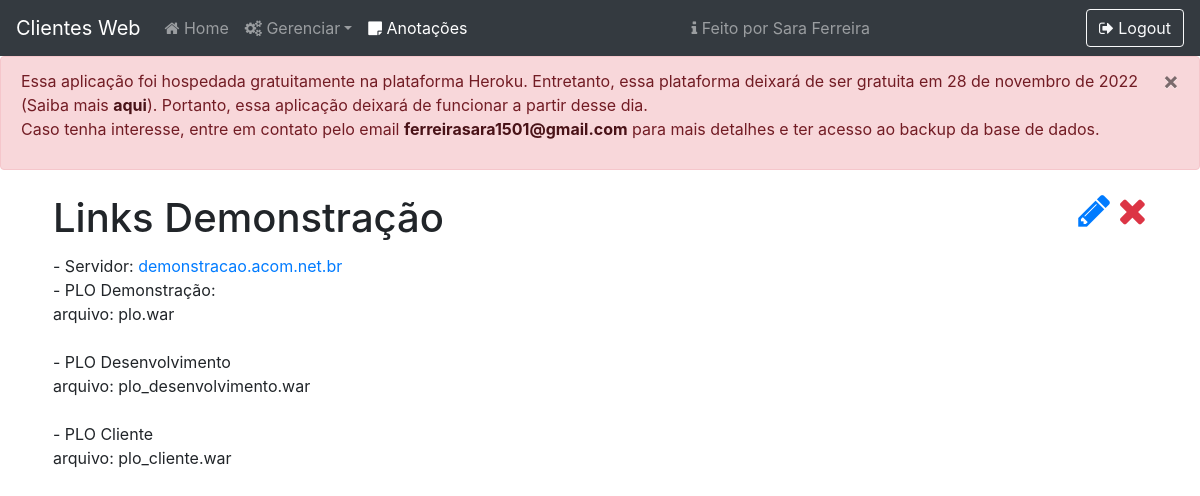
Screenshot of /notes/3 (signed in) with the database file from the repository.
### core/models.py (models this page shows, shortened)
class Note(models.Model):
    title = models.CharField('Title', max_length=300)
    text = models.TextField()

### core/views.py (the view)
# urls.py: path('notes/<int:idNote>', viewNote, name='viewNote'),
def viewNote(request, idNote):
    if str(request.user) != 'AnonymousUser':
        note = get_object_or_404(Note, id=idNote)
        return render(request, 'view-note.html', {'note': note})
    else:
        return loginUser(request)

### core/templates/view-note.html (shortened to what this page needs)
{% load static %}
{% load custom_filters %}
<!DOCTYPE html>
<html lang="pt-br">
<head>
    <link rel="stylesheet" href="{% static 'css/style.css' %}">
    <link rel="stylesheet" href="https://cdnjs.cloudflare.com/ajax/libs/font-awesome/4.7.0/css/font-awesome.min.css">
    <link rel="stylesheet" href="https://stackpath.bootstrapcdn.com/bootstrap/4.5.0/css/bootstrap.min.css">
</head>
<body>
    <nav class="navbar stick-top navbar-expand-lg navbar-dark bg-dark">
        <a class="navbar-brand" href="{% url 'index' %}">Clientes Web</a>
        <div class="collapse navbar-collapse" id="navbarTogglerDemo03">
            <ul class="navbar-nav mr-auto mt-2 mt-lg-0 navbar-left">
                <li class="nav-item"><a class="nav-link" href="{% url 'index' %}"><i class="fa fa-home"></i> Home</a></li>
                <li class="nav-item dropdown">
                    <a class="nav-link dropdown-toggle" id="navbarDropdown" role="button" data-toggle="dropdown" aria-haspopup="true" aria-expanded="false"><i class="fa fa-cogs"></i> Gerenciar</a>
                </li>
                <li class="nav-item"><a class="nav-link active" href="{% url 'notes' %}"><i class="fa fa-sticky-note"></i> Anotações</a></li>
            </ul>
            <ul class="navbar-nav mr-auto mt-2 mt-lg-0 navbar-rigth">
                <li class="nav-item">
                    <a class="nav-link" href="https://github.com/ferreirasara/" target="_blank" rel="noreferrer"><i class="fa fa-info"></i> Feito por Sara Ferreira</a>
                </li>
            </ul>
            <a href="{% url 'logout' %}" type="button" class="btn btn-outline-light"><i class="fa fa-sign-out"></i> Logout</a>
        </div>
    </nav>
    <div class="alert alert-danger" role="alert">
        <button type="button" class="close" data-dismiss="alert" aria-label="Close">
            <span aria-hidden="true">&times;</span>
        </button>
        <p>
            Essa aplicação foi hospedada gratuitamente na plataforma Heroku.
            Entretanto, essa plataforma deixará de ser gratuita em 28 de novembro de 2022 (Saiba mais <a href="https://blog.heroku.com/next-chapter" class="alert-link" target="_blank" rel="noreferrer">aqui</a>).
            Portanto, essa aplicação deixará de funcionar a partir desse dia.
            <br/>Caso tenha interesse, entre em contato pelo email <a class="alert-link" href="mailto:ferreirasara1501@gmail.com">ferreirasara1501@gmail.com</a> para mais detalhes e ter acesso ao backup da base de dados.
        </p>
    </div>
    <div class="container">
        <div class="container justify-content-center w-70 p-2">
            <div class="row justify-content-sm-between">
                <div class="col-auto">
                    <h1 class="card-title ">{{ note.title }}</h1>
                </div>
                <div class="col-auto">
                    <h3>
                        <a href="{% url 'editNote' idNote=note.id %}" class="text-primary"><i class="fa fa-pencil fa-lg"></i></a>
                        <a href="{% url 'deleteNote' idNote=note.id %}" class="text-danger"><i class="fa fa-remove fa-lg"></i></a>
                    </h3>
                </div>
            </div>
            {{ note.text|safe|linebreaksbr }}
        </div>
    </div>
</body>
</html>

### rows the page displays
Note: title "Links Demonstração", text "- Servidor: demonstracao.acom.net.br - PLO Demonstração: arquivo: plo.war - PLO Desenvolvimento arquivo: plo_desenvolvimento.war - PLO Cliente arquivo: plo_cliente.war"
